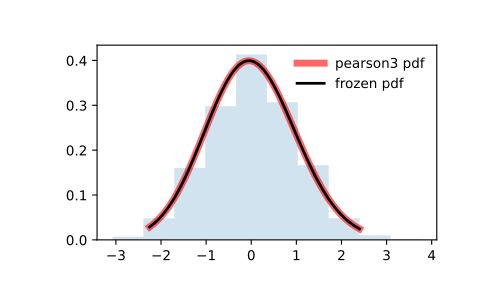

Python code for this plot:
from scipy.stats import pearson3
import matplotlib.pyplot as plt
fig, ax = plt.subplots(1, 1)

# Calculate the first four moments:

skew = 0.1
mean, var, skew, kurt = pearson3.stats(skew, moments='mvsk')

# Display the probability density function (``pdf``):

x = np.linspace(pearson3.ppf(0.01, skew),
                pearson3.ppf(0.99, skew), 100)
ax.plot(x, pearson3.pdf(x, skew),
       'r-', lw=5, alpha=0.6, label='pearson3 pdf')

# Alternatively, the distribution object can be called (as a function)
# to fix the shape, location and scale parameters. This returns a "frozen"
# RV object holding the given parameters fixed.

# Freeze the distribution and display the frozen ``pdf``:

rv = pearson3(skew)
ax.plot(x, rv.pdf(x), 'k-', lw=2, label='frozen pdf')

# Check accuracy of ``cdf`` and ``ppf``:

vals = pearson3.ppf([0.001, 0.5, 0.999], skew)
np.allclose([0.001, 0.5, 0.999], pearson3.cdf(vals, skew))
# True

# Generate random numbers:

r = pearson3.rvs(skew, size=1000)

# And compare the histogram:

ax.hist(r, density=True, histtype='stepfilled', alpha=0.2)
ax.legend(loc='best', frameon=False)
plt.show()
